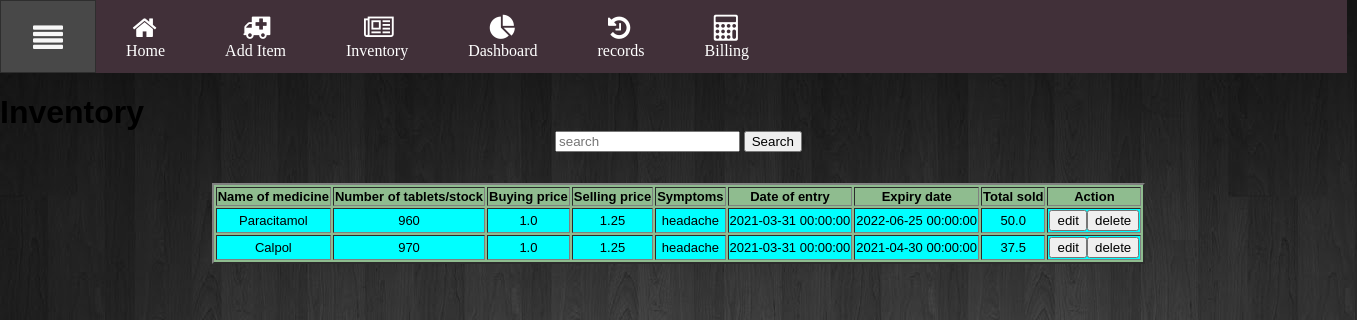
The app's page /inventory (signed in) with its own data.
### app.py (models this page shows)
class Inventory(db.Model):
	id = db.Column(db.Integer, primary_key=True)
	med_name = db.Column(db.String(100))
	entry_date = db.Column(db.DateTime)
	expiry_date = db.Column(db.DateTime)
	stock = db.Column(db.Integer)
	symptoms = db.Column(db.String(300))
	rate_per_tab_bought = db.Column(db.Float)
	rate_per_tab_sell = db.Column(db.Float)
	sold = db.Column(db.Float)
	owner_id = db.Column(db.Integer, db.ForeignKey('pharmacists.id'))

### app.py (the view)
@app.route("/inventory", methods=['POST', 'GET'])
@login_required
def inventory():
	inventory_list = Inventory.query.filter_by(owner_id = session['id']).all()
	if request.method == 'POST':
		try :
			med_name = request.form.get("med_name")
			query_for_med = Inventory.query.filter_by(med_name = med_name, owner_id = session['id']).all()
			return render_template("display_query.html", query_for_med = query_for_med)
		except:
			flash("Medicine not found!!")
			return redirect(url_for("inventory"))
	else:
		return render_template("inventory.html", inventory_list = inventory_list)

### app.py (called while the page is built)
@login_manager.user_loader
def load_user(user_id):
    return Pharmacists.query.get(int(user_id))

### templates/inventory.html (shortened to what this page needs)
{% extends "layout.html" %}
{% block body %}
<!DOCTYPE html>
<html lang="en">
<head>
</head>
<body>
    <h1 style="text-align: center;">Inventory</h1><br>
    <form action="/inventory" method="POST" style="text-align: center;">
        <input list="browsers" name="med_name" id="browser" autocomplete="off" placeholder="search">
        <input type="submit" name="search" value="Search">
    </form>
    <br><br>
    <form action="/edit" method="POST" style="text-align: center;">
        <TABLE id="dataTable" border="2" align="center" style="background-color: darkseagreen;">
            <th style="text-align: center;">Name of medicine</th>
            <th style="text-align: center;">Number of tablets/stock</th>
            <th style="text-align: center;">Buying price</th>
            <th style="text-align: center;">Selling price</th>
            <th style="text-align: center;">Symptoms</th>
            <th style="text-align: center;">Date of entry</th>
            <th style="text-align: center;">Expiry date</th>
            <th style="text-align: center;">Total sold</th>
            <th style="text-align: center;">Action</th>
                {% for i in inventory_list %}
                <tr style="text-align: center; background-color: cyan;">
                    <td>{{i.med_name}}</td>
                    <td>{{i.stock}}</td>
                    <td>{{i.rate_per_tab_bought}}</td>
                    <td>{{i.rate_per_tab_sell}}</td>
                    <td>{{i.symptoms}}</td>
                    <td>{{i.entry_date}}</td>
                    <td>{{i.expiry_date}}</td>
                    <td>{{i.sold}}</td>
                    <td><input type="submit" name="{{i.id}}" value="edit"><input type="submit" name="{{i.id}}" value="delete"></td>
                </tr>
                {% endfor %}
          </TABLE>
        </form>
    <br><br>
</body>
</html>
{% endblock %}

### templates/inventory.html (style rules this page uses)
table { page-break-inside:auto }

### records on screen
Inventory: med_name "Paracitamol", stock "960", rate_per_tab_bought "1.0", rate_per_tab_sell "1.25", symptoms "headache", entry_date "2021-03-31 00:00:00", expiry_date "2022-06-25 00:00:00", sold "50.0"
Inventory: med_name "Calpol", stock "970", rate_per_tab_bought "1.0", rate_per_tab_sell "1.25", symptoms "headache", entry_date "2021-03-31 00:00:00", expiry_date "2021-04-30 00:00:00", sold "37.5"
